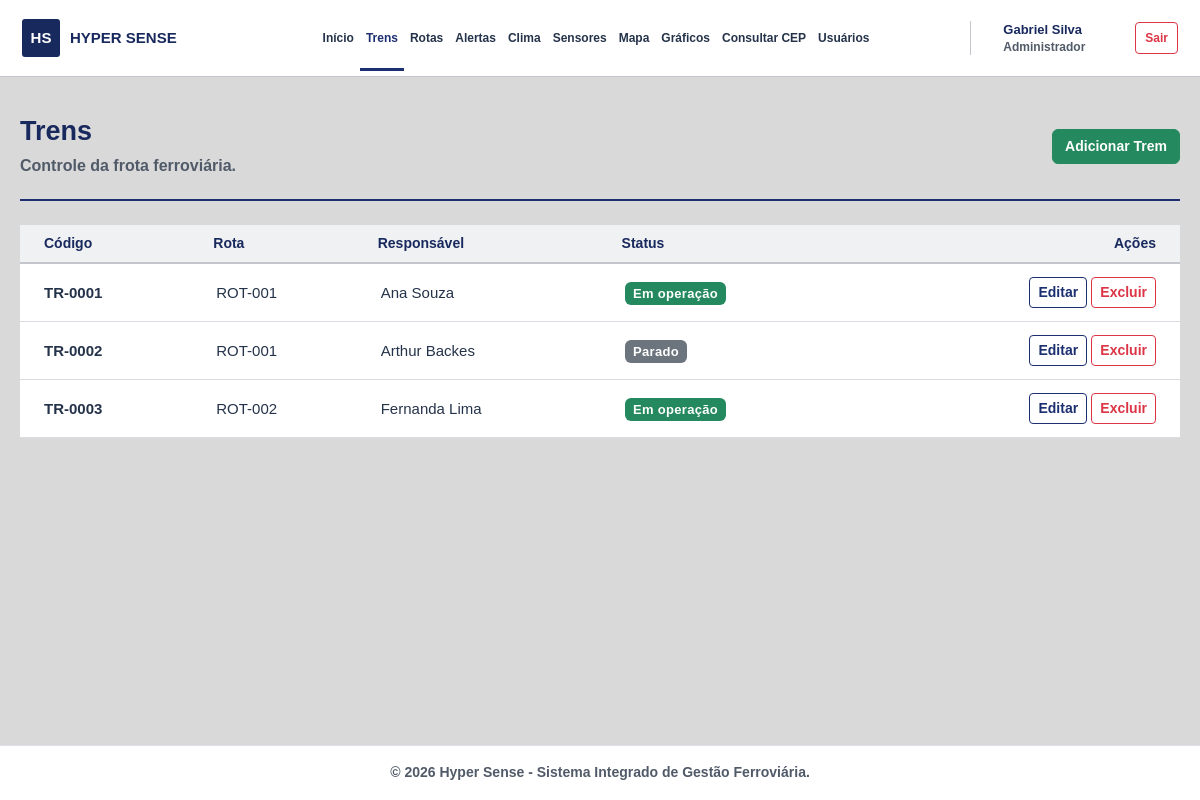
The page /Tela/trens.php (signed in) on the database its author committed.
### tables this page shows
CREATE TABLE IF NOT EXISTS trens (
    id INT AUTO_INCREMENT PRIMARY KEY,
    codigo VARCHAR(20) NOT NULL UNIQUE,
    status VARCHAR(30) NOT NULL DEFAULT 'Em operação',
    trecho_id INT NULL,
    rota_id INT NULL,
    posicao_percentual DECIMAL(5,2) NOT NULL DEFAULT 50,
    CONSTRAINT ck_trens_posicao CHECK (posicao_percentual BETWEEN 0 AND 100),
    usuario_responsavel_id INT NULL,
    CONSTRAINT fk_trem_trecho FOREIGN KEY (trecho_id) REFERENCES trechos(id) ON DELETE SET NULL,
    CONSTRAINT fk_trem_rota FOREIGN KEY (rota_id) REFERENCES rotas(id) ON DELETE SET NULL,
    CONSTRAINT fk_trem_usuario FOREIGN KEY (usuario_responsavel_id) REFERENCES usuarios(id) ON DELETE SET NULL
);

CREATE TABLE IF NOT EXISTS rotas (
    id INT AUTO_INCREMENT PRIMARY KEY,
    codigo VARCHAR(20) NOT NULL UNIQUE,
    nome VARCHAR(100) NOT NULL,
    status VARCHAR(20) NOT NULL DEFAULT 'Ativa',
    descricao TEXT NULL,
    distancia_km DECIMAL(8,2) NULL,
    tempo_estimado VARCHAR(50) NULL,
    data_criacao DATE NULL
);

CREATE TABLE IF NOT EXISTS usuarios (
    id INT AUTO_INCREMENT PRIMARY KEY,
    nome VARCHAR(150) NOT NULL,
    email VARCHAR(150) NOT NULL,
    telefone VARCHAR(30) NULL,
    cep VARCHAR(9) NULL,
    logradouro VARCHAR(150) NULL,
    bairro VARCHAR(100) NULL,
    cidade VARCHAR(100) NULL,
    uf CHAR(2) NULL,
    tipo VARCHAR(50) NOT NULL DEFAULT 'Usuário',
    status VARCHAR(20) NOT NULL DEFAULT 'Ativo',
    senha VARCHAR(255) NULL,
    criado_em DATETIME NOT NULL DEFAULT CURRENT_TIMESTAMP,
    ultimo_acesso DATETIME NULL,
    deleted_at DATETIME NULL DEFAULT NULL,
    UNIQUE KEY uk_usuarios_email (email),
    CONSTRAINT ck_usuarios_tipo CHECK (tipo IN ('Administrador', 'Supervisor', 'Usuário')),
    CONSTRAINT ck_usuarios_status CHECK (status IN ('Ativo', 'Inativo'))
);

### Tela/auth.php (called while the page is built, shortened)
<?php
function isAdmin(): bool {
    return ($_SESSION['usuario_tipo'] ?? '') === 'Administrador';
}
function e($valor): string {
    return htmlspecialchars((string)($valor ?? ''), ENT_QUOTES, 'UTF-8');
}

### Tela/trens.php (the view, shortened to what this page needs)
<?php
require_once 'auth.php';
$admin = isAdmin();
$trens = $conexao->query("
    SELECT t.*, r.codigo AS rota_codigo, u.nome AS responsavel
    FROM trens t
    LEFT JOIN rotas r ON r.id = t.rota_id
    LEFT JOIN usuarios u ON u.id = t.usuario_responsavel_id
    ORDER BY t.codigo
")->fetch_all(MYSQLI_ASSOC);
?>
<?php $tituloPagina = 'Trens'; require __DIR__ . '/cabecalho.php'; ?>
<main class="container py-5">
    <div class="titulo-tela flex-wrap">
        <div>
            <h1 class="fw-bold">Trens</h1>
            <p class="text-muted">Controle da frota ferroviária.</p>
        </div>
        <?php if ($admin): ?>
            <button type="button" class="btn btn-success" data-bs-toggle="modal" data-bs-target="#modalNovoTrem" title="Adicionar um novo trem à frota" aria-label="Adicionar novo trem">Adicionar Trem</button>
        <?php endif; ?>
    </div>
    <div class="card border-0 shadow-sm">
        <div class="card-body p-0">
            <div class="table-responsive">
                <table class="table table-hover mb-0 align-middle">
                    <thead class="table-light">
                        <tr>
                            <th class="ps-4">Código</th>
                            <th>Rota</th>
                            <th>Responsável</th>
                            <th>Status</th>
                            <?php if ($admin): ?><th class="text-end pe-4">Ações</th><?php endif; ?>
                        </tr>
                    </thead>
                    <tbody>
                        <?php foreach ($trens as $trem): ?>
                            <tr>
                                <td class="ps-4 fw-bold"><?= e($trem['codigo']) ?></td>
                                <td><?= e($trem['rota_codigo'] ?? '—') ?></td>
                                <td><?= e($trem['responsavel'] ?? 'Sem responsável') ?></td>
                                <td>
                                    <span class="badge bg-<?= $trem['status'] === 'Em operação' ? 'success' : 'secondary' ?>">
                                        <?= e($trem['status']) ?>
                                    </span>
                                </td>
                                <?php if ($admin): ?>
                                    <td class="text-end pe-4 text-nowrap">
                                        <button class="btn btn-sm btn-outline-primary" data-bs-toggle="modal" data-bs-target="#editarTrem<?= (int)$trem['id'] ?>" title="Editar Trem <?= e($trem['codigo']) ?>" aria-label="Editar o trem <?= e($trem['codigo']) ?>">
                                            Editar
                                        </button>
                                        <form id="formExcluirTrem<?= (int)$trem['id'] ?>" method="post" class="d-inline">
                                            <button type="button" class="btn btn-sm btn-outline-danger" title="Excluir Trem <?= e($trem['codigo']) ?>" aria-label="Excluir o trem <?= e($trem['codigo']) ?>"
                                                data-bs-toggle="modal" data-bs-target="#modalConfirmacao"
                                                data-confirm-form="formExcluirTrem<?= (int)$trem['id'] ?>"
                                                data-confirm-titulo="Excluir trem"
                                                data-confirm-mensagem="Deseja realmente excluir o trem <?= e($trem['codigo']) ?>?"
                                                data-confirm-botao="Sim, excluir">Excluir</button>
                                        </form>
                                    </td>
                                <?php endif; ?>
                            </tr>
                        <?php endforeach; ?>
                    </tbody>
                </table>
            </div>
        </div>
    </div>
</main>
<?php require __DIR__ . '/rodape.php'; ?>

### Tela/cabecalho.php (shortened to what this page needs)
<!DOCTYPE html>
<html lang="pt-br">
<head>
    <link href="https://cdn.jsdelivr.net/npm/bootstrap@5.3.6/dist/css/bootstrap.min.css" rel="stylesheet">
    <link href="https://cdnjs.cloudflare.com/ajax/libs/font-awesome/6.5.2/css/all.min.css" rel="stylesheet">
    <link rel="stylesheet" href="../Css/style.css?v=<?= filemtime(__DIR__ . '/../Css/style.css') ?>">
</head>
<body class="pagina-sistema">
<?php require __DIR__ . '/menu.php'; ?>

### Tela/menu.php (shortened to what this page needs)
<?php
$paginaMenu = basename($_SERVER['PHP_SELF']);
$linksMenu = [
    'index.php' => 'Início',
    'trens.php' => 'Trens',
    'rotas.php' => 'Rotas',
    'alertas.php' => 'Alertas',
    'clima.php' => 'Clima',
    'sensores.php' => 'Sensores',
    'mapa.php' => 'Mapa',
    'grafico.php' => 'Gráficos',
    'consulta-cep.php' => 'Consultar CEP'
];
if (podeVisualizarUsuarios()) {
    $linksMenu['usuario.php'] = 'Usuários';
}
?>
<nav class="navbar navbar-expand-xl navbar-hyper sticky-top" aria-label="Navegação principal">
    <div class="container layout-menu">
        <a class="navbar-brand" href="index.php">
            <span class="hs-mark">HS</span>
            <span>HYPER SENSE</span>
        </a>
        <div class="collapse navbar-collapse" id="menuPrincipal">
            <ul class="navbar-nav mx-auto align-items-xl-center">
                <?php foreach ($linksMenu as $arquivo => $nome): ?>
                    <li class="nav-item">
                        <a class="nav-link <?= $paginaMenu === $arquivo ? 'active' : '' ?>"
                           href="<?= e($arquivo) ?>"
                           <?= $paginaMenu === $arquivo ? 'aria-current="page"' : '' ?>>
                            <?= e($nome) ?>
                        </a>
                    </li>
                <?php endforeach; ?>
            </ul>
            <div class="menu-user">
                <span class="user-identidade" title="<?= e($_SESSION['usuario_nome'] ?? 'Usuário') ?>">
                    <strong><?= e($_SESSION['usuario_nome'] ?? 'Usuário') ?></strong>
                    <small><?= e($_SESSION['usuario_tipo'] ?? 'Usuário') ?></small>
                </span>
                <form id="formSair" method="post" action="logout.php">
                    <button type="button" class="btn btn-sm btn-outline-danger"
                            data-bs-toggle="modal"
                            data-bs-target="#modalConfirmacao"
                            data-confirm-form="formSair"
                            data-confirm-titulo="Confirmar saída"
                            data-confirm-mensagem="Deseja realmente sair do sistema?"
                            data-confirm-botao="Sim, sair">
                        Sair
                    </button>
                </form>
            </div>
        </div>
    </div>
</nav>

### Tela/rodape.php (shortened to what this page needs)
<footer class="bg-white border-top py-3 mt-auto">
    <div class="container text-center text-muted small">
        &copy; <?= date('Y') ?> Hyper Sense - Sistema Integrado de Gestão Ferroviária.
    </div>
</footer>
</body>
</html>

### rows shown on the page
trens: codigo "TR-0001", rota.codigo "ROT-001", usuario_responsavel.nome "Ana Souza", status "Em operação"
trens: codigo "TR-0002", rota.codigo "ROT-001", usuario_responsavel.nome "Arthur Backes", status "Parado"
trens: codigo "TR-0003", rota.codigo "ROT-002", usuario_responsavel.nome "Fernanda Lima", status "Em operação"

### other values the page prints
$nome "Início"
$nome "Trens"
$nome "Rotas"
$nome "Alertas"
$nome "Clima"
$nome "Sensores"
$nome "Mapa"
$nome "Gráficos"
$nome "Consultar CEP"
$nome "Usuários"
$_SESSION['usuario_nome'] "Gabriel Silva"
$_SESSION['usuario_tipo'] "Administrador"
